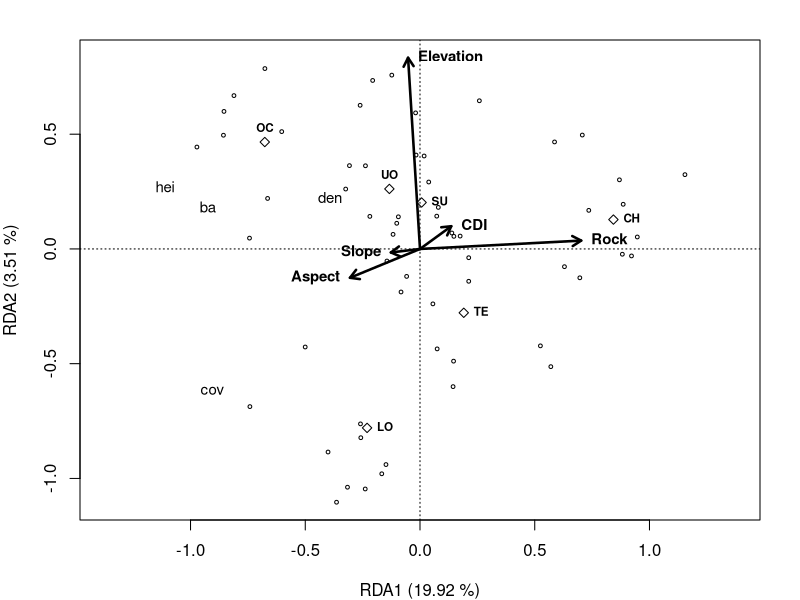
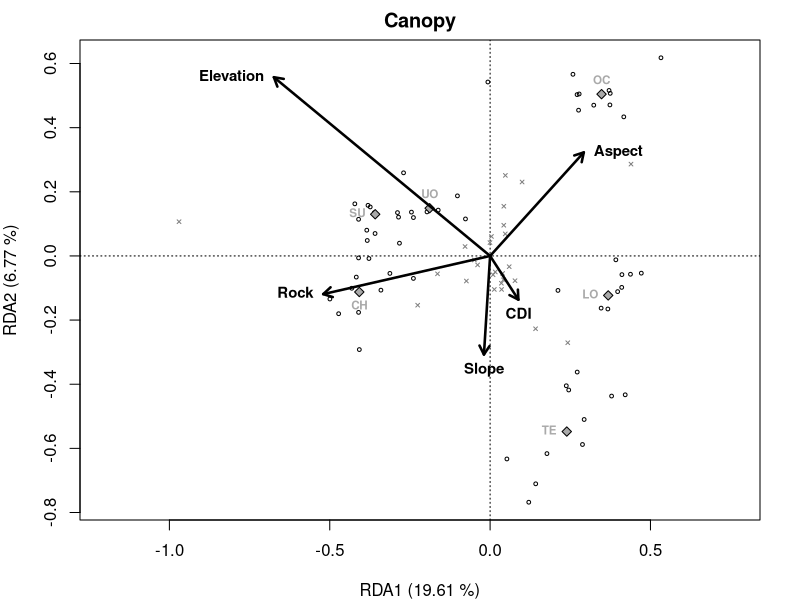
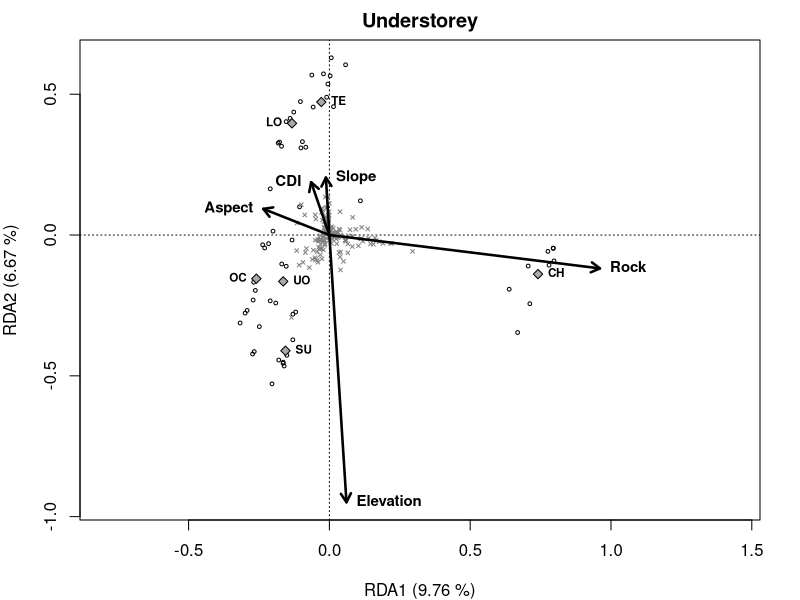
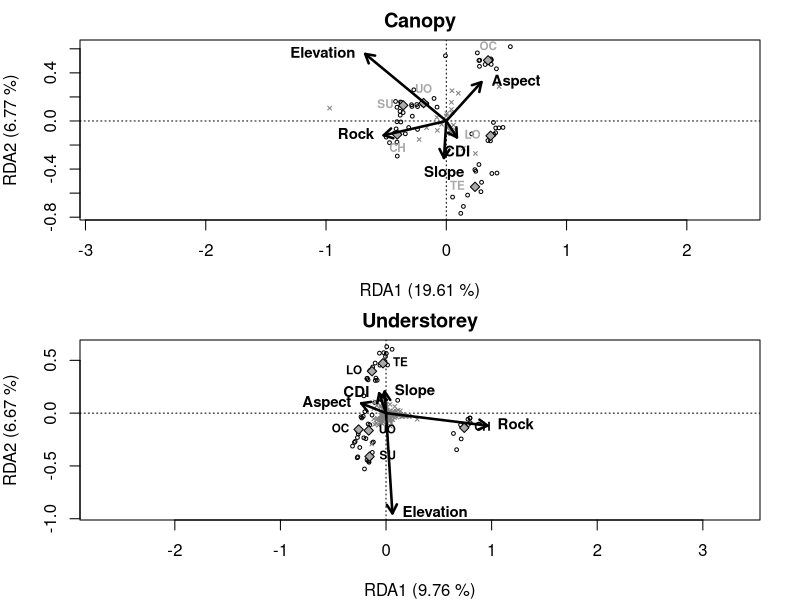

Recreate these plots in R, in order.
## ---- chunk 1
library(ade4)
library(vegan)
library(MASS)
library(ellipse)
library(FactoMineR)
## ---- chunk 2
structure <- read.csv("str.csv") # Vegetation structure data
env <- read.csv("env.csv") # Environmental variables data
asp <- read.csv("aspect.csv") # Aspect data
## ---- chunk 3
env.quant <- cbind(env[,-5],asp)
env.z <- scale(env.quant)
unit <- env[,5]
env.ra <- data.frame(env.z,unit)
## ---- chunk 4
str.rda <- rda(structure~., env.ra, scale=T)
summary(str.rda)
## ---- chunk 5
(R2 <- RsquareAdj(str.rda)$r.squared)
(R2adj <- RsquareAdj(str.rda)$adj.r.squared)
## ---- chunk 6
anova.cca(str.rda, step = 1000)
## ---- chunk 7
par(mar=c(4,4,2,2))
plot(str.rda, xlab="RDA1 (19.92 %)", ylab="RDA2 (3.51 %)", 
     display=c("cn", "lc", "sp"), type="n", xlim=c(-1.3,1.3))
sites.sc <- scores(str.rda, choices=1:2, scaling=2, display="lc")
points(sites.sc, pch=1, cex=0.5)
va.sc <- scores(str.rda, choices=1:2, scaling=2, display="sp")
text(va.sc, row.names(va.sc), cex=0.9)
env.sc <- scores(str.rda, choices=1:2, scaling=2, display="bp")
arrows(0,0, env.sc[1:5,1], env.sc[1:5,2], lty=1, lwd=2.5, length=0.1)
env.names <- c("Elevation", "Slope", "Rock", "CDI", "Aspect")
text(env.sc[c(1,3,4),], env.names[c(1,3,4)], cex=0.9, font=2, pos=4)
text(env.sc[c(2,5),], env.names[c(2,5)], cex=0.9, font=2, pos=2)
unit.names <- c("CH", "LO", "OC", "SU", "TE", "UO")
unit.sc <- scores(str.rda, choices=1:2, scaling=2, display="cn")
points(unit.sc, pch=23)
text(unit.sc[c(1,2,4,5),], unit.names[c(1,2,4,5)], cex=0.7, font=2, pos=4)
text(unit.sc[c(3,6),], unit.names[c(3,6)], cex=0.7, font=2, pos=3)
## ---- chunk 8
can <- read.csv("can.csv", sep = ",", header = T, row.names = 1)
can.he <- decostand(can, "hellinger")
## ---- chunk 9
can.rda <- rda(can.he ~ ., env.ra)
summary.canrda <- summary(can.rda)
head(summary.canrda)

# Get the R^2 and an adjusted R^2
(spR2 <- RsquareAdj(can.rda)$r.squared)
(spR2adj <- RsquareAdj(can.rda)$adj.r.squared)

# Permutation analysis
anova.cca(can.rda, step = 1000) 
## ---- chunk 10
# Make plotting space
par(mar=c(4,4,2,2))
plot(can.rda, scaling=2, display=c("cn", "lc", "sp"), type="n", 
     xlab="RDA1 (19.61 %)", ylab="RDA2 (6.77 %)", main = "Canopy")

# Plot points for sites
spsites.sc <- scores(can.rda, choices=1:2, scaling=2, display="lc")
points(spsites.sc, pch=1, cex=0.5)

# Plot points for species
sp.sc <- scores(can.rda, choices=1:2, scaling=2, display="sp")
points(sp.sc, pch=4, cex=0.5, col="gray50")

# Plot point for geomorphological unit centroids and their labels
unit.names <- c("CH", "LO", "OC", "SU", "TE", "UO")
canunit.sc <- scores(can.rda, choices=1:2, scaling=2, display="cn")
points(canunit.sc, pch=23, bg = "darkgray")
text(canunit.sc[c(2,4,5),], unit.names[c(2,4,5)], cex=0.7, font=2, pos=2, col = "darkgray")
text(canunit.sc[c(3,6),], unit.names[c(3,6)], cex=0.7, font=2, pos=3, col = "darkgray")
text(matrix(canunit.sc[1,], nrow=1, ncol=2), unit.names[c(1)], cex=0.7, font=2, pos=1, col = "darkgray")

# Plot arrows of quantitative explanatory variables and their labels
canenv.sc <- scores(can.rda, choices=1:2, scaling=2, display="bp")
arrows(0,0, canenv.sc[1:5,1], canenv.sc[1:5,2], lty=1, lwd=2.5, length=0.1, col="black")
env.names <- c("Elevation", "Slope", "Rock", "CDI", "Aspect")
text(canenv.sc[c(1,3),], env.names[c(1,3)], cex=0.9, font=2, pos=2)
text(canenv.sc[c(2,4),], env.names[c(2,4)], cex=0.9, font=2, pos=1)
text(matrix(canenv.sc[5,], nrow = 1, ncol = 2), env.names[5], cex=0.9, font=2, pos=4)
## ---- chunk 11
und <- read.csv("und.csv", sep=",", header=T)
und.he <- decostand(und, "hellinger")
## ---- chunk 12
und.rda <- rda(und.he ~ ., env.ra)
summary.undrda <- summary(und.rda)
head(summary.undrda)

# Get the R^2 and an adjusted R^2
(spR2 <- RsquareAdj(und.rda)$r.squared)
(spR2adj <- RsquareAdj(und.rda)$adj.r.squared)

# Permutation analysis
anova.cca(und.rda, step=1000) 
## ---- chunk 13
# Make plotting space
par(mar=c(4,4,2,2))
plot(und.rda, scaling=2, display=c("cn", "lc", "sp"), type="n", 
     xlab="RDA1 (9.76 %)", ylab="RDA2 (6.67 %)", main = "Understorey")

# Plot points for sites
spsites.sc <- scores(und.rda, choices=1:2, scaling=2, display="lc")
points(spsites.sc, pch=1, cex=0.5)

# Plot points for species
sp.sc <- scores(und.rda, choices=1:2, scaling=2, display="sp")
points(sp.sc, pch=4, cex=0.5, col="gray50")

# Plot point for geomorphological unit centroids and their labels
unit.names <- c("CH", "LO", "OC", "SU", "TE", "UO")
spunit.sc <- scores(und.rda, choices=1:2, scaling=2, display="cn")
points(spunit.sc, pch=23, bg = "darkgray")
text(spunit.sc[c(2,3),], unit.names[c(2,3)], cex=0.7, font=2, pos=2)
text(spunit.sc[c(1,4,5,6),], unit.names[c(1,4,5,6)], cex=0.7, font=2, pos=4)

# Plot arrows of quantitative explanatory variables and their labels
spenv.sc <- scores(und.rda, choices=1:2, scaling=2, display="bp")
arrows(0,0, spenv.sc[1:5,1], spenv.sc[1:5,2], lty=1, lwd=2.5, length=0.1, col="black")
env.names <- c("Elevation", "Slope", "Rock", "CDI", "Aspect")
text(spenv.sc[1:3,], env.names[1:3], cex=0.9, font=2, pos=4)
text(spenv.sc[4:5,], env.names[4:5], cex=0.9, font=2, pos=2)
## ---- chunk 14
par(mfrow=c(2,1))

# Figure 4a - Canopy
# Make plotting space
par(mar=c(4,4,2,2))
plot(can.rda, scaling=2, display=c("cn", "lc", "sp"), type="n", 
     xlab="RDA1 (19.61 %)", ylab="RDA2 (6.77 %)", main = "Canopy")

# Plot points for sites
spsites.sc <- scores(can.rda, choices=1:2, scaling=2, display="lc")
points(spsites.sc, pch=1, cex=0.5)

# Plot points for species
sp.sc <- scores(can.rda, choices=1:2, scaling=2, display="sp")
points(sp.sc, pch=4, cex=0.5, col="gray50")

# Plot point for geomorphological unit centroids and their labels
unit.names <- c("CH", "LO", "OC", "SU", "TE", "UO")
canunit.sc <- scores(can.rda, choices=1:2, scaling=2, display="cn")
points(canunit.sc, pch=23, bg = "darkgray")
text(canunit.sc[c(2,4,5),], unit.names[c(2,4,5)], cex=0.7, font=2, pos=2, col = "darkgray")
text(canunit.sc[c(3,6),], unit.names[c(3,6)], cex=0.7, font=2, pos=3, col = "darkgray")
text(matrix(canunit.sc[1,], nrow=1, ncol=2), unit.names[c(1)], cex=0.7, font=2, pos=1, col = "darkgray")

# Plot arrows of quantitative explanatory variables and their labels
canenv.sc <- scores(can.rda, choices=1:2, scaling=2, display="bp")
arrows(0,0, canenv.sc[1:5,1], canenv.sc[1:5,2], lty=1, lwd=2.5, length=0.1, col="black")
env.names <- c("Elevation", "Slope", "Rock", "CDI", "Aspect")
text(canenv.sc[c(1,3),], env.names[c(1,3)], cex=0.9, font=2, pos=2)
text(canenv.sc[c(2,4),], env.names[c(2,4)], cex=0.9, font=2, pos=1)
text(matrix(canenv.sc[5,], nrow = 1, ncol = 2), env.names[5], cex=0.9, font=2, pos=4)


# Fig 4b - Understory RDA triplot - Scaling 2 (Correlation triplot)
# Make plotting space
par(mar=c(4,4,2,2))
plot(und.rda, scaling=2, display=c("cn", "lc", "sp"), type="n", 
     xlab="RDA1 (9.76 %)", ylab="RDA2 (6.67 %)", main = "Understorey")

# Plot points for sites
spsites.sc <- scores(und.rda, choices=1:2, scaling=2, display="lc")
points(spsites.sc, pch=1, cex=0.5)

# Plot points for species
sp.sc <- scores(und.rda, choices=1:2, scaling=2, display="sp")
points(sp.sc, pch=4, cex=0.5, col="gray50")

# Plot point for geomorphological unit centroids and their labels
unit.names <- c("CH", "LO", "OC", "SU", "TE", "UO")
spunit.sc <- scores(und.rda, choices=1:2, scaling=2, display="cn")
points(spunit.sc, pch=23, bg = "darkgray")
text(spunit.sc[c(2,3),], unit.names[c(2,3)], cex=0.7, font=2, pos=2)
text(spunit.sc[c(1,4,5,6),], unit.names[c(1,4,5,6)], cex=0.7, font=2, pos=4)

# Plot arrows of quantitative explanatory variables and their labels
spenv.sc <- scores(und.rda, choices=1:2, scaling=2, display="bp")
arrows(0,0, spenv.sc[1:5,1], spenv.sc[1:5,2], lty=1, lwd=2.5, length=0.1, col="black")
env.names <- c("Elevation", "Slope", "Rock", "CDI", "Aspect")
text(spenv.sc[1:3,], env.names[1:3], cex=0.9, font=2, pos=4)
text(spenv.sc[4:5,], env.names[4:5], cex=0.9, font=2, pos=2)
